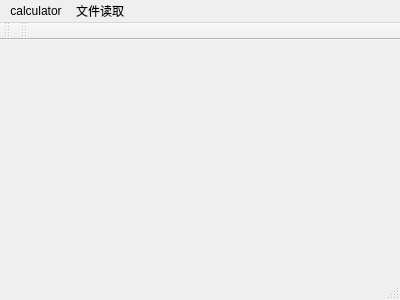
<?xml version="1.0" encoding="UTF-8"?>
<ui version="4.0">
 <class>MainWindow</class>
 <widget class="QMainWindow" name="MainWindow">
  <property name="geometry">
   <rect>
    <x>0</x>
    <y>0</y>
    <width>400</width>
    <height>300</height>
   </rect>
  </property>
  <property name="windowTitle">
   <string>MainWindow</string>
  </property>
  <widget class="QWidget" name="centralWidget"/>
  <widget class="QMenuBar" name="menuBar">
   <property name="geometry">
    <rect>
     <x>0</x>
     <y>0</y>
     <width>400</width>
     <height>23</height>
    </rect>
   </property>
   <widget class="QMenu" name="menuItem">
    <property name="title">
     <string>calculator</string>
    </property>
    <addaction name="actionCalculator"/>
   </widget>
   <widget class="QMenu" name="menu">
    <property name="title">
     <string>文件读取</string>
    </property>
   </widget>
   <addaction name="menuItem"/>
   <addaction name="menu"/>
  </widget>
  <widget class="QToolBar" name="mainToolBar">
   <attribute name="toolBarArea">
    <enum>TopToolBarArea</enum>
   </attribute>
   <attribute name="toolBarBreak">
    <bool>false</bool>
   </attribute>
  </widget>
  <widget class="QStatusBar" name="statusBar"/>
  <widget class="QToolBar" name="toolBar">
   <property name="windowTitle">
    <string>toolBar</string>
   </property>
   <attribute name="toolBarArea">
    <enum>TopToolBarArea</enum>
   </attribute>
   <attribute name="toolBarBreak">
    <bool>false</bool>
   </attribute>
  </widget>
  <action name="actionCalculator">
   <property name="text">
    <string>calculator</string>
   </property>
  </action>
 </widget>
 <layoutdefault spacing="6" margin="11"/>
 <resources/>
 <connections/>
</ui>
